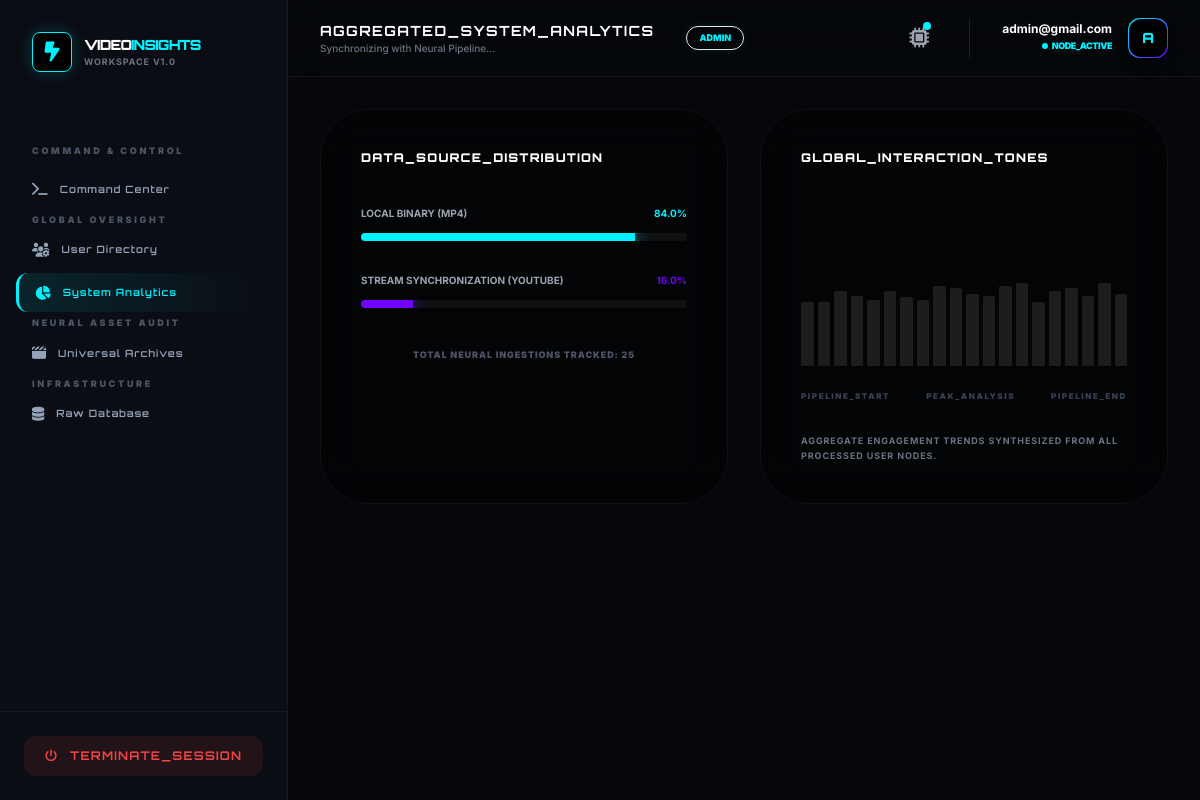
Page /analysis/admin/analytics/ (signed in) on the committed database.
### accounts/models.py (models this page shows, shortened)
class User(AbstractUser):
    username = None
    email = models.EmailField(unique=True)
    ROLE_CHOICES = (
        ('admin', 'Admin'),
        ('user', 'User'),
    )
    role = models.CharField(max_length=10, choices=ROLE_CHOICES, default='user')
    is_verified = models.BooleanField(default=False)
    login_count = models.PositiveIntegerField(default=0)
    USERNAME_FIELD = 'email'
    REQUIRED_FIELDS = []
    objects = CustomUserManager()

### analysis/views.py (the view)
# urls.py: path('admin/analytics/', views.admin_analytics, name='admin_analytics'),
@user_passes_test(is_admin)
def admin_analytics(request):
    all_vids = VideoAnalysis.objects.all()
    total = all_vids.count()
    yt_count = all_vids.filter(video_file="").count()
    global_engagement = [0] * 20
    if total > 0:
        for vid in all_vids:
            data = vid.engagement_data or [0] * 20
            for i in range(min(len(data), 20)):
                global_engagement[i] += data[i]
        global_engagement = [int(val / total) for val in global_engagement]
    return render(request, 'admin_analytics.html', {
        'mp4_percent': 100 - (yt_count / total * 100) if total > 0 else 0,
        'yt_percent': (yt_count / total * 100) if total > 0 else 0,
        'total_count': total,
        'global_engagement': global_engagement
    })

### analysis/views.py (called while the page is built)
def is_admin(user):
    return user.is_authenticated and user.role == 'admin'

### templates/admin_analytics.html (shortened to what this page needs)
{% extends "base2.html" %}
{% block page_title %}AGGREGATED_SYSTEM_ANALYTICS{% endblock %}
{% block content %}
<div class="space-y-8 animate-fade-in">
    <div class="grid lg:grid-cols-2 gap-8">
        <div class="bg-black/40 border border-white/5 p-10 rounded-[3rem] backdrop-blur-xl">
            <h4 class="orbitron text-xs font-black text-white tracking-widest mb-10 uppercase">Data_Source_Distribution</h4>
            <div class="space-y-8">
                <div>
                    <div class="flex justify-between text-[10px] font-bold uppercase mb-3">
                        <span class="text-gray-400">Local Binary (MP4)</span>
                        <span class="text-[var(--accent-cyan)]">{{ mp4_percent|floatformat:1 }}%</span>
                    </div>
                    <div class="h-2 w-full bg-white/5 rounded-full overflow-hidden">
                        <div class="h-full bg-[var(--accent-cyan)] shadow-[0_0_15px_var(--accent-cyan)] transition-all duration-1000"
                             style="width: {{ mp4_percent }}%"></div>
                    </div>
                </div>
                <div>
                    <div class="flex justify-between text-[10px] font-bold uppercase mb-3">
                        <span class="text-gray-400">Stream Synchronization (YouTube)</span>
                        <span class="text-[var(--accent-purple)]">{{ yt_percent|floatformat:1 }}%</span>
                    </div>
                    <div class="h-2 w-full bg-white/5 rounded-full overflow-hidden">
                        <div class="h-full bg-[var(--accent-purple)] shadow-[0_0_15px_var(--accent-purple)] transition-all duration-1000"
                             style="width: {{ yt_percent }}%"></div>
                    </div>
                </div>
            </div>
            <p class="text-[9px] text-gray-600 font-black uppercase mt-10 tracking-widest text-center">
                Total Neural Ingestions Tracked: {{ total_count }}
            </p>
        </div>
        <div class="bg-black/40 border border-white/5 p-10 rounded-[3rem] backdrop-blur-xl">
            <h4 class="orbitron text-xs font-black text-white tracking-widest mb-10 uppercase">Global_Interaction_Tones</h4>
            <div class="h-40 flex items-end gap-1">
                {% for point in global_engagement %}
                <div class="flex-1 bg-white/10 rounded-t-sm hover:bg-[var(--accent-cyan)] transition-all duration-500 hover:shadow-[0_0_10px_var(--accent-cyan)]"
                     style="height: {{ point }}%"></div>
                {% empty %}
                <p class="text-[9px] text-gray-700 italic">Awaiting pipeline data for synthesis...</p>
                {% endfor %}
            </div>
            <div class="flex justify-between mt-6 text-[8px] font-black text-gray-700 uppercase tracking-[0.2em]">
                <span>Pipeline_Start</span>
                <span>Peak_Analysis</span>
                <span>Pipeline_End</span>
            </div>
            <p class="text-[9px] text-gray-500 font-bold uppercase mt-8 tracking-widest leading-relaxed">
                Aggregate engagement trends synthesized from all processed user nodes.
            </p>
        </div>
    </div>
</div>
{% endblock %}

### templates/base2.html (shortened to what this page needs)
<!DOCTYPE html>
<html lang="en">
<head>
    <script src="https://cdn.tailwindcss.com"></script>
    <link rel="stylesheet" href="https://cdnjs.cloudflare.com/ajax/libs/font-awesome/6.4.2/css/all.min.css">
</head>
<body class="min-h-screen flex">
<aside class="w-72 bg-[var(--sidebar-bg)] border-r border-white/5 hidden lg:flex flex-col sticky top-0 h-screen z-50">
    <div class="p-8">
        <a href="/" class="flex items-center gap-3">
            <div class="w-10 h-10 rounded-lg flex items-center justify-center bg-black border border-[var(--accent-cyan)] shadow-[0_0_15px_rgba(0,242,255,0.2)]">
                <i class="fa-solid fa-bolt-lightning text-xl text-[var(--accent-cyan)]"></i>
            </div>
            <div>
                <h2 class="orbitron text-sm font-black text-white tracking-tighter">VIDEO<span class="text-[var(--accent-cyan)]">INSIGHTS</span></h2>
                <p class="text-[9px] text-gray-500 uppercase tracking-widest font-bold">Workspace v1.0</p>
            </div>
        </a>
    </div>
    <nav class="flex-1 px-4 py-4 space-y-1 overflow-y-auto">
        {% if user.role == 'admin' %}
            {% include "partials/sidebar_admin.html" %}
        {% else %}
            {% include "partials/sidebar_user.html" %}
        {% endif %}
    </nav>
    <div class="p-6 border-t border-white/5">
        <a href="{% url 'logout' %}"
           class="flex items-center justify-center gap-3 px-4 py-3 rounded-xl bg-red-500/10 text-red-500 font-bold hover:bg-red-500 hover:text-white transition duration-300 orbitron text-xs tracking-widest">
            <i class="fa-solid fa-power-off"></i> TERMINATE_SESSION
        </a>
    </div>
</aside>
<div class="flex-1 flex flex-col min-w-0">
    <header class="bg-[var(--sidebar-bg)]/80 backdrop-blur-xl border-b border-white/5 sticky top-0 z-40 px-8 py-4 flex justify-between items-center">
        <div class="flex items-center gap-4">
             <div class="hidden sm:block">
                <h1 class="orbitron text-sm font-bold text-white tracking-widest uppercase">
                    {% block page_title %}Operational_Dashboard{% endblock page_title %}
                </h1>
                <p class="text-[10px] text-gray-500 font-medium">
                    {% block page_subtitle %}Synchronizing with Neural Pipeline...{% endblock page_subtitle %}
                </p>
             </div>
             <span class="bg-[var(--accent-cyan)]/10 text-[var(--accent-cyan)] text-[9px] uppercase font-black px-3 py-1 rounded-full ml-4 border border-[var(--accent-cyan)]/20 shadow-[0_0_10px_rgba(0,242,255,0.1)]">
                {{ user.role|default:"User" }}
             </span>
        </div>
        <div class="flex items-center gap-8">
            <div class="relative group">
                <button class="relative p-2 text-gray-400 hover:text-[var(--accent-cyan)] transition-colors">
                    <i class="fa-solid fa-microchip text-xl"></i>
                    <span class="absolute top-1.5 right-1.5 w-2 h-2 bg-[var(--accent-cyan)] rounded-full animate-pulse"></span>
                </button>
            </div>
            <div class="flex items-center gap-4 border-l border-white/10 pl-8">
                <div class="text-right hidden sm:block">
                    <p class="text-xs font-bold text-white leading-none mb-1">{{ user.email }}</p>
                    <p class="text-[9px] text-[var(--accent-cyan)] font-black uppercase flex items-center justify-end gap-1 tracking-tighter">
                        <span class="w-1.5 h-1.5 bg-[var(--accent-cyan)] rounded-full animate-ping"></span> NODE_ACTIVE
                    </p>
                </div>
                <div class="w-10 h-10 rounded-xl bg-gradient-to-br from-[var(--accent-cyan)] to-[var(--accent-purple)] p-[1px] shadow-lg">
                    <div class="w-full h-full bg-black rounded-xl flex items-center justify-center text-[var(--accent-cyan)] font-black orbitron text-sm">
                        {{ user.email|first|upper }}
                    </div>
                </div>
            </div>
        </div>
    </header>
    <main class="flex-1 p-8 overflow-y-auto">
        <div class="max-w-7xl mx-auto animate-fade-in">
            {% block content %}{% endblock content %}
        </div>
    </main>
</div>
</body>
</html>

### templates/base2.html (style rules this page uses)
:root { --bg-workspace: #05070a; --sidebar-bg: #0a0d14; --accent-cyan: #00f2ff; --accent-purple: #7000ff; --card-dark: #10141d; }
body { font-family: 'Inter', sans-serif; background-color: var(--bg-workspace); color: #e2e8f0; }
.orbitron { font-family: 'Orbitron', sans-serif; }
.animate-fade-in { animation: fadeIn 0.3s ease-out; }

### rows in the picture
User: role "ADMIN", email "admin@gmail.com", email|first "A"

### other values in the picture
{{ mp4_percent|floatformat:1 }} "84.0"
{{ yt_percent|floatformat:1 }} "16.0"
{{ total_count }} "25"
